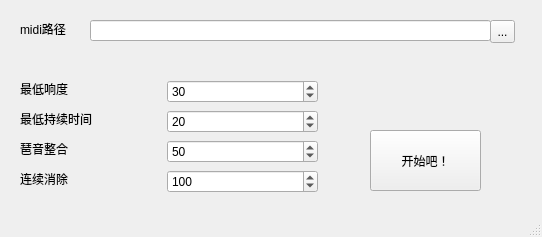
<?xml version="1.0" encoding="UTF-8"?>
<ui version="4.0">
 <class>MainWindow</class>
 <widget class="QMainWindow" name="MainWindow">
  <property name="geometry">
   <rect>
    <x>0</x>
    <y>0</y>
    <width>542</width>
    <height>237</height>
   </rect>
  </property>
  <property name="windowTitle">
   <string>MainWindow</string>
  </property>
  <widget class="QWidget" name="centralwidget">
   <widget class="QSpinBox" name="spinBox">
    <property name="geometry">
     <rect>
      <x>167</x>
      <y>80</y>
      <width>151</width>
      <height>23</height>
     </rect>
    </property>
    <property name="value">
     <number>30</number>
    </property>
   </widget>
   <widget class="QSpinBox" name="spinBox_2">
    <property name="geometry">
     <rect>
      <x>167</x>
      <y>110</y>
      <width>151</width>
      <height>23</height>
     </rect>
    </property>
    <property name="value">
     <number>20</number>
    </property>
   </widget>
   <widget class="QSpinBox" name="spinBox_3">
    <property name="geometry">
     <rect>
      <x>167</x>
      <y>140</y>
      <width>151</width>
      <height>23</height>
     </rect>
    </property>
    <property name="value">
     <number>50</number>
    </property>
   </widget>
   <widget class="QLineEdit" name="lineEdit">
    <property name="geometry">
     <rect>
      <x>90</x>
      <y>20</y>
      <width>401</width>
      <height>21</height>
     </rect>
    </property>
   </widget>
   <widget class="QToolButton" name="toolButton">
    <property name="geometry">
     <rect>
      <x>490</x>
      <y>20</y>
      <width>25</width>
      <height>23</height>
     </rect>
    </property>
    <property name="text">
     <string>...</string>
    </property>
   </widget>
   <widget class="QLabel" name="label">
    <property name="geometry">
     <rect>
      <x>20</x>
      <y>20</y>
      <width>58</width>
      <height>17</height>
     </rect>
    </property>
    <property name="text">
     <string>midi路径</string>
    </property>
   </widget>
   <widget class="QLabel" name="label_2">
    <property name="geometry">
     <rect>
      <x>20</x>
      <y>80</y>
      <width>191</width>
      <height>17</height>
     </rect>
    </property>
    <property name="text">
     <string>最低响度</string>
    </property>
   </widget>
   <widget class="QLabel" name="label_3">
    <property name="geometry">
     <rect>
      <x>20</x>
      <y>110</y>
      <width>191</width>
      <height>17</height>
     </rect>
    </property>
    <property name="text">
     <string>最低持续时间</string>
    </property>
   </widget>
   <widget class="QLabel" name="label_4">
    <property name="geometry">
     <rect>
      <x>20</x>
      <y>140</y>
      <width>191</width>
      <height>17</height>
     </rect>
    </property>
    <property name="text">
     <string>琶音整合</string>
    </property>
   </widget>
   <widget class="QLabel" name="label_5">
    <property name="geometry">
     <rect>
      <x>20</x>
      <y>170</y>
      <width>191</width>
      <height>17</height>
     </rect>
    </property>
    <property name="text">
     <string>连续消除</string>
    </property>
   </widget>
   <widget class="QSpinBox" name="spinBox_4">
    <property name="geometry">
     <rect>
      <x>167</x>
      <y>170</y>
      <width>151</width>
      <height>23</height>
     </rect>
    </property>
    <property name="maximum">
     <number>9999</number>
    </property>
    <property name="value">
     <number>100</number>
    </property>
   </widget>
   <widget class="QPushButton" name="pushButton">
    <property name="geometry">
     <rect>
      <x>370</x>
      <y>130</y>
      <width>111</width>
      <height>61</height>
     </rect>
    </property>
    <property name="text">
     <string>开始吧！</string>
    </property>
   </widget>
  </widget>
  <widget class="QStatusBar" name="statusbar"/>
 </widget>
 <resources/>
 <connections/>
</ui>
